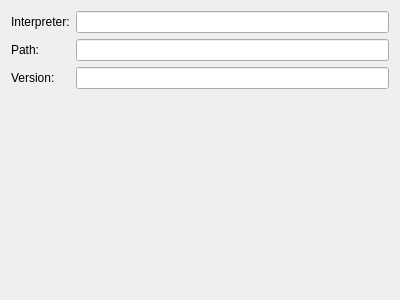
<?xml version="1.0" encoding="UTF-8"?>
<ui version="4.0">
 <class>Form</class>
 <widget class="QWidget" name="Form">
  <property name="geometry">
   <rect>
    <x>0</x>
    <y>0</y>
    <width>400</width>
    <height>300</height>
   </rect>
  </property>
  <property name="windowTitle">
   <string>Form</string>
  </property>
  <layout class="QVBoxLayout" name="verticalLayout">
   <item>
    <layout class="QFormLayout" name="formLayout">
     <item row="0" column="0">
      <widget class="QLabel" name="label">
       <property name="text">
        <string>Interpreter:</string>
       </property>
      </widget>
     </item>
     <item row="0" column="1">
      <widget class="QLineEdit" name="compilerName">
       <property name="readOnly">
        <bool>true</bool>
       </property>
      </widget>
     </item>
     <item row="1" column="0">
      <widget class="QLabel" name="label_2">
       <property name="text">
        <string>Path:</string>
       </property>
      </widget>
     </item>
     <item row="1" column="1">
      <widget class="QLineEdit" name="compilerPath">
       <property name="readOnly">
        <bool>true</bool>
       </property>
      </widget>
     </item>
     <item row="2" column="0">
      <widget class="QLabel" name="label_3">
       <property name="text">
        <string>Version:</string>
       </property>
      </widget>
     </item>
     <item row="2" column="1">
      <widget class="QLineEdit" name="compilerVersion">
       <property name="readOnly">
        <bool>true</bool>
       </property>
      </widget>
     </item>
    </layout>
   </item>
  </layout>
 </widget>
 <resources/>
 <connections/>
</ui>
